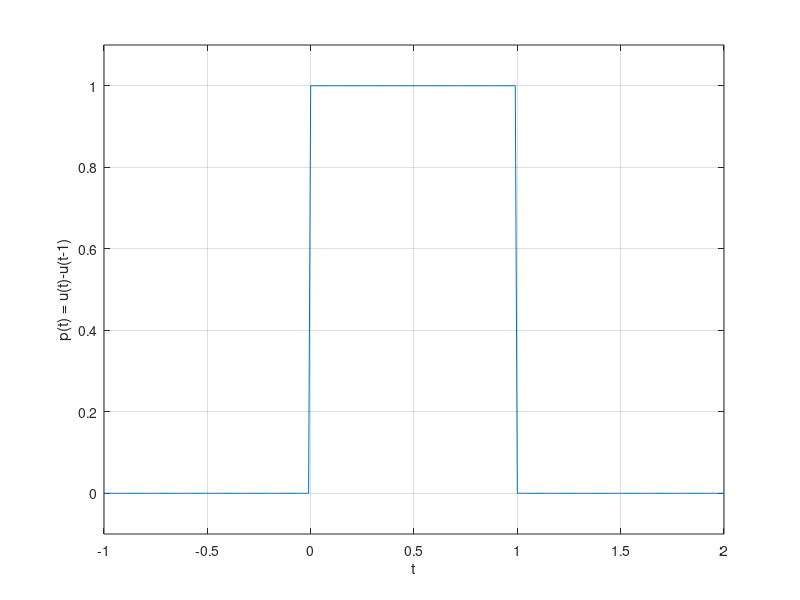

The MATLAB script that drew this image:
u = @(t) 1.0.*(t>=0);
p = @(t) 1.0.*((t>=0)&(t<1));
t = (-1:0.01:2);
plot(t,p(t));
xlabel('t');
ylabel('p(t) = u(t)-u(t-1)');
grid;
axis([-1 2 -.1 1.1])